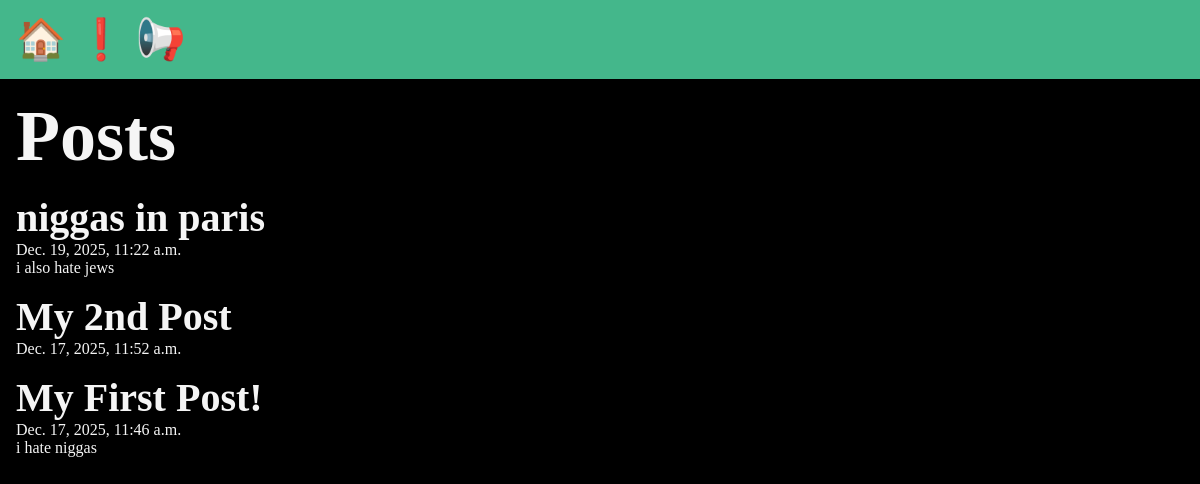
The app's page /posts/, older data.
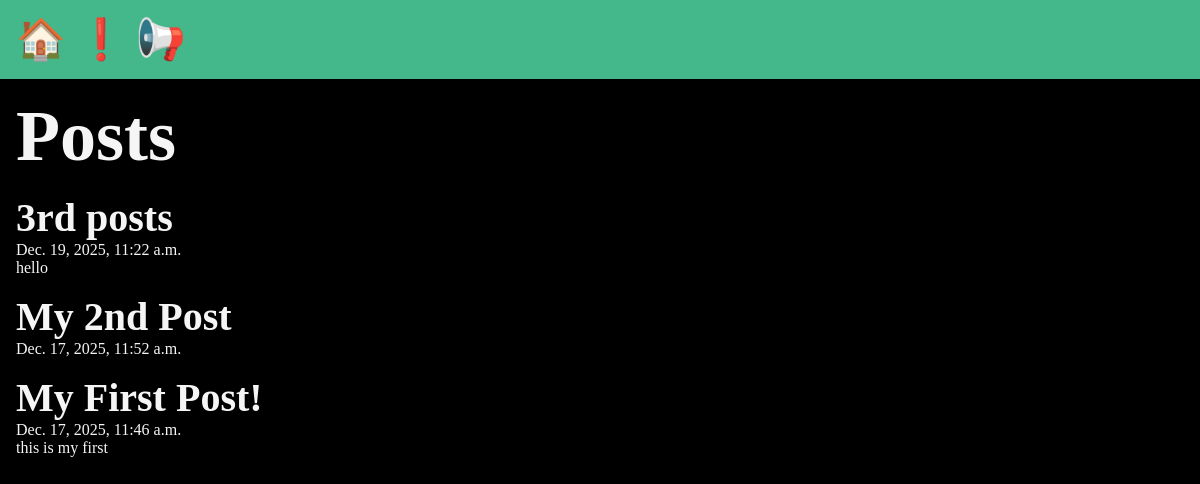
The same page, newer data.
### posts/models.py (models this page shows, shortened)
class Post(models.Model):
	title = models.CharField(max_length=75)
	body = models.TextField()
	slug = models.SlugField()
	date = models.DateTimeField(auto_now_add=True)

### posts/views.py (the view)
# urls.py: path('', views.posts_list),
def posts_list(request):
    posts=Post.objects.all().order_by('-date')
    return render(request, 'posts/posts_list.html', {'posts': posts})

### posts/templates/posts/posts_list.html (shortened to what this page needs)
{% extends "layout.html" %}
{% block content %}
    <section>
    <h1>Posts</h1>
    {% for post in posts %}
            <article class="post">
                <h2>{{ post.title}}</h2>
                <p>{{ post.date }}</p>
                <p>{{ post.body }}</p>
            </article>
    {% endfor %}
</section>
{% endblock  %}

Row changes from the older to the newer data that the page shows:
changed Post: title "niggas in paris" → "3rd posts"; body "i also hate jews" → "hello"
changed Post "My First Post!": body "i hate niggas" → "this is my first"
